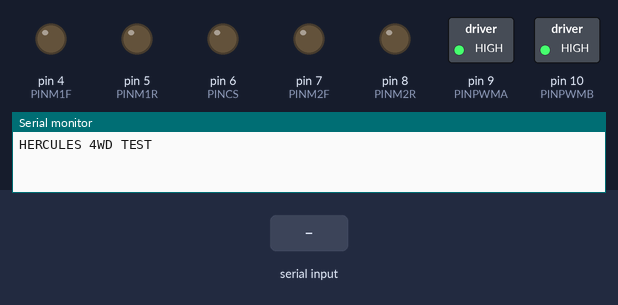
A sketch run on a simulated Arduino Uno, built with avr-gcc and run on an emulated ATmega328P. On the bench: switched loads named in the sketch (green lamp = pin HIGH), output pins drawn as LEDs (lit = HIGH), the last lines printed to the serial monitor. The test bench sets the inputs (shaded band).

Above: at 5.6 s.
5.7 s: "90,45\n" received over Serial
At 6.4 s:
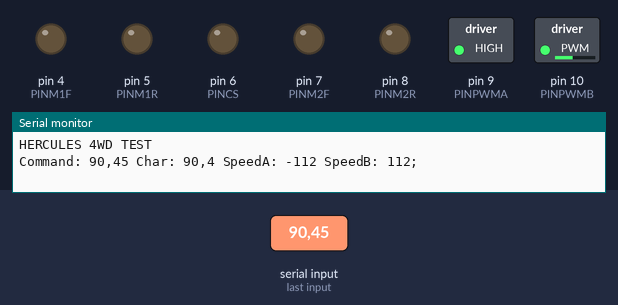
7.2 s: byte 10 ('\n') received over Serial
At 7.5 s:
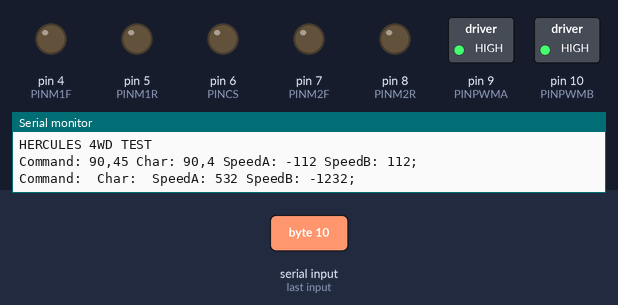
8.7 s: "S90\n" received over Serial
At 9.8 s:
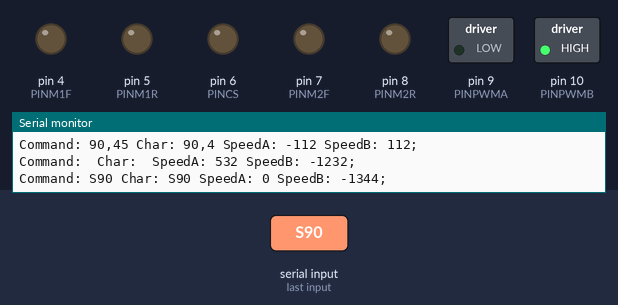
10.2 s: "S,45\n" received over Serial
At 11.0 s:
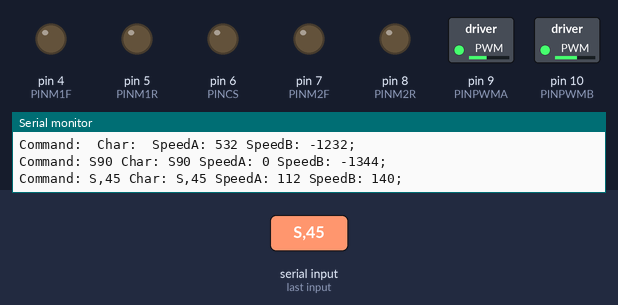
11.7 s: "F\n" received over Serial
At 12.1 s:
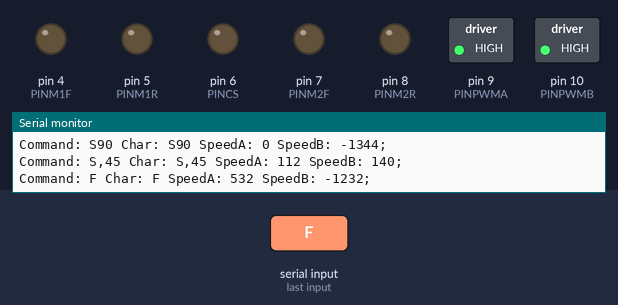
13.2 s: "30,150\n" received over Serial
At 14.5 s:
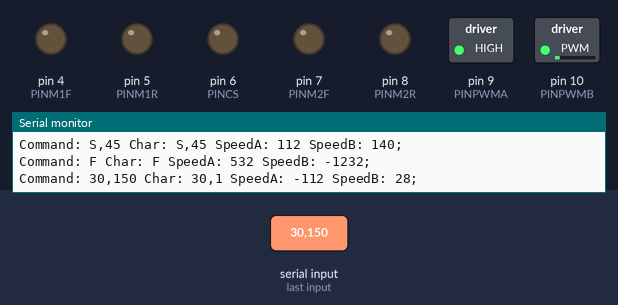
Timing chart, 0 to 15.7 s (numbered marks = the images above; inputs shaded):
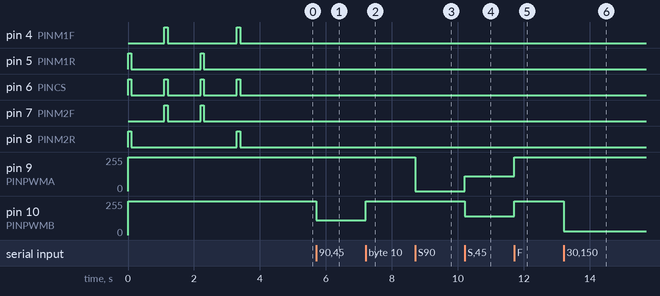

The sketch:

Hercules_Driver.ino
```cpp
// pin ctrl
#define PINCS           6           // all mos cs
#define PINM1F          4
#define PINM1R          5
#define PINM2F          7
#define PINM2R          8
#define PINPWMA         9           // PWM channel A (motor A speed)
#define PINPWMB         10          // PWM channel B (motor B speed)

String txtMsg = "";
char s;
int motorSpeed = 0;

void setup()
{
    Serial.begin(19200);
    Serial.println("HERCULES 4WD TEST");

    pinMode(PINCS, OUTPUT);
    pinMode(PINM1F, OUTPUT);
    pinMode(PINM1R, OUTPUT);
    pinMode(PINM2F, OUTPUT);
    pinMode(PINM2R, OUTPUT);

    motorSetSpeed(255);

    motorForward(100);
    motorStop(1000);

    motorReverse(100);
    motorStop(1000);

    motorTurnRight(100);
    motorStop(1000);

    motorTurnLeft(100);
    motorStop(1000);
}


void loop()
{
    while (Serial.available() > 0)
    {
        s = (char)Serial.read();
        if (s == '\n')
        {
            Serial.print("Command: ");
            Serial.print(txtMsg);

            Serial.print(" Char: ");
            char charBuf[5];
            txtMsg.toCharArray(charBuf, 5);
            Serial.print(charBuf);

            Serial.print(" SpeedA: ");
            int speedA = charBuf[2];
            speedA = ( speedA - 48 ) * 28;
            Serial.print( speedA );

            Serial.print(" SpeedB: ");
            int speedB = charBuf[3];
            speedB = (speedB - 48) * 28;
            Serial.print( speedB );

            analogWrite(PINPWMA, speedA);
            analogWrite(PINPWMB, speedB);

            if ( charBuf[0] == 'S' && charBuf[1] == 'S')
            {
                motorStop(0);
                Serial.print(" Action: Stop");
            }

            if ( charBuf[0] == 'F' && charBuf[1] == 'F')
            {
                motorForward(0);
                Serial.print(" Action: Forward");
            }

            if ( charBuf[0] == 'B' && charBuf[1] == 'B')
            {
                motorReverse(0);
                Serial.print(" Action: Reverse");
            }

            if ( charBuf[0] == 'B' && charBuf[1] == 'F')
            {
                motorTurnLeft(0);
                Serial.print(" Action: Left");
            }

            if ( charBuf[0] == 'F' && charBuf[1] == 'B')
            {
                motorTurnRight(0);
                Serial.print(" Action: Right");
            }

            Serial.println(";");
            txtMsg = "";
        }
        else
        {
            txtMsg += s;
        }
    }
}


void motorSetSpeed(int power)
{
    motorSpeed = power;
    analogWrite(PINPWMA, motorSpeed);
    analogWrite(PINPWMB, motorSpeed);
}

void motorStop(int duration)
{
    digitalWrite(PINCS, LOW);
    digitalWrite(PINM1F, LOW);

    digitalWrite(PINM1R, LOW);
    digitalWrite(PINM2F, LOW);

    digitalWrite(PINM2R, LOW);
    delay(duration);
}

void motorForward(int duration)
{
    digitalWrite(PINM1R, HIGH);
    digitalWrite(PINM1F, LOW);

    digitalWrite(PINM2R, HIGH);
    digitalWrite(PINM2F, LOW);

    digitalWrite(PINCS, HIGH);
    delay(duration);
}

void motorReverse(int duration)
{
    digitalWrite(PINM1R, LOW);
    digitalWrite(PINM1F, HIGH);

    digitalWrite(PINM2R, LOW);
    digitalWrite(PINM2F, HIGH);

    digitalWrite(PINCS, HIGH);
    delay(duration);
}

void motorTurnLeft(int duration)
{
    digitalWrite(PINM1R, LOW);
    digitalWrite(PINM1F, HIGH);

    digitalWrite(PINM2R, HIGH);
    digitalWrite(PINM2F, LOW);

    digitalWrite(PINCS, HIGH);
    delay(duration);
}


void motorTurnRight(int duration)
{
    digitalWrite(PINM1R, HIGH);
    digitalWrite(PINM1F, LOW);

    digitalWrite(PINM2R, LOW);
    digitalWrite(PINM2F, HIGH);

    digitalWrite(PINCS, HIGH);
    delay(duration);
}
```

Measured:
- after the input at 5.7 s, pin 10 (PINPWMB): 255/255 → 112/255 at once
- after the input at 7.2 s, pin 10 (PINPWMB): 112/255 → 255/255 at once
- after the input at 8.7 s, pin 9 (PINPWMA): 255/255 → 0/255 at once
- after the input at 10.2 s, pin 9 (PINPWMA): 0/255 → 112/255 at once; pin 10 (PINPWMB): 255/255 → 140/255 at once
- after the input at 11.7 s, pin 9 (PINPWMA): 112/255 → 255/255 at once; pin 10 (PINPWMB): 140/255 → 255/255 at once
- after the input at 13.2 s, pin 10 (PINPWMB): 255/255 → 28/255 at once
